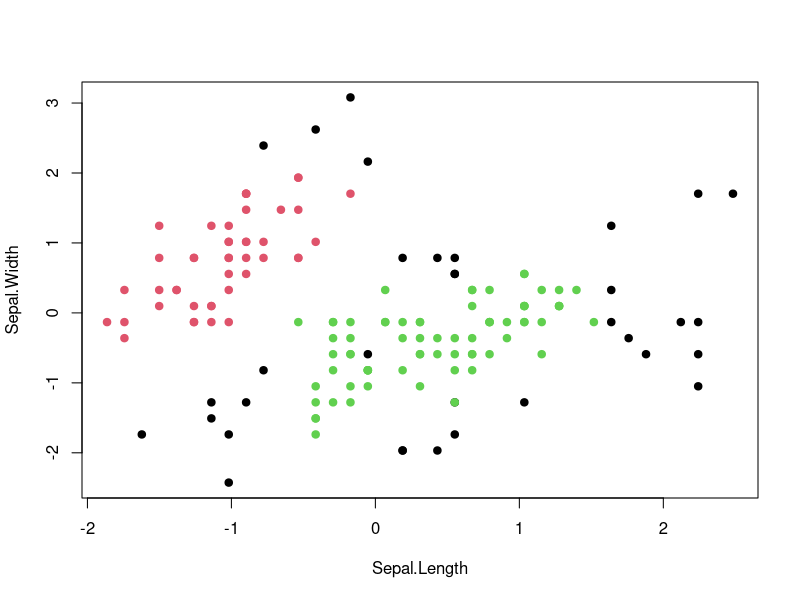
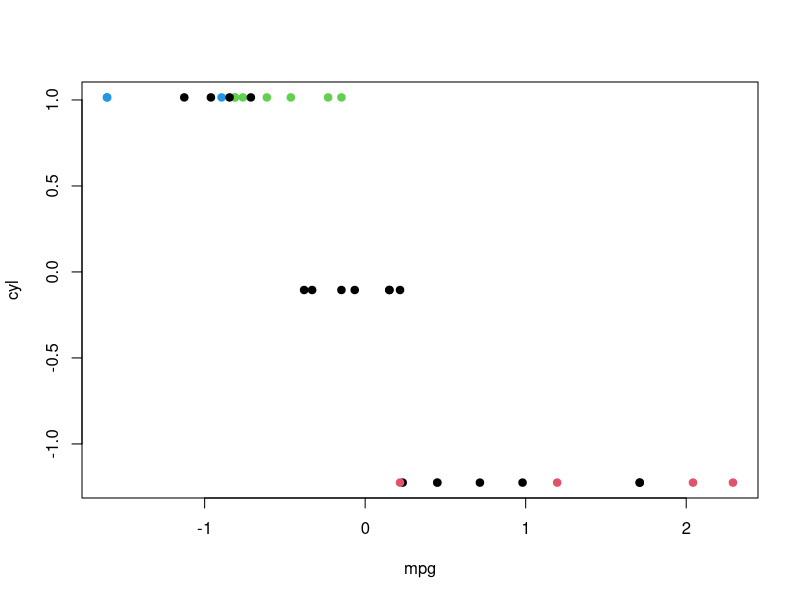

These figures' R source, in order:
install.packages("dbscan")

library(dbscan)


data(iris)

iris_data <- scale(iris[,1:4])

db1 <- dbscan(iris_data, eps=0.5, minPts=5)

table(db1$cluster)


plot(iris_data, col=db1$cluster + 1, pch=19)


data(mtcars)

mtcars_data <- scale(mtcars)

db2 <- dbscan(mtcars_data, eps=1.5, minPts=3)

table(db2$cluster)

plot(mtcars_data[,1:2], col=db2$cluster + 1, pch=19)
